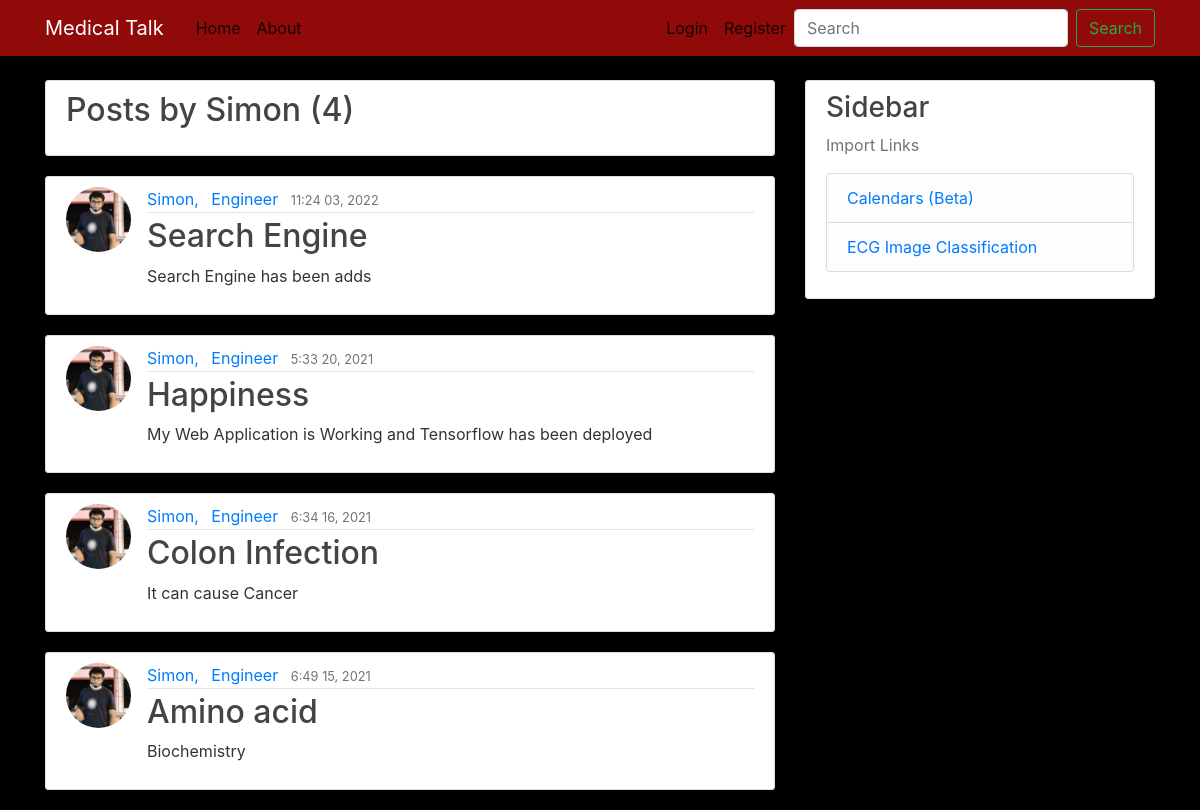
/user/Simon, run on the app's committed database.
### talk/models.py (models this page shows, shortened)
class Post(models.Model):
    title = models.CharField(max_length=100)
    content = models.TextField()
    date_posted = models.DateTimeField(default=timezone.now)
    author = models.ForeignKey(User, on_delete=models.CASCADE)

### users/models.py (models this page shows, shortened)
class Profile(models.Model):
    user = models.OneToOneField(User, on_delete=models.CASCADE)
    image = models.ImageField(default='default.jpg', upload_to='profile_pics')
    speciality = models.CharField(max_length=100)
    bio = models.TextField()

### talk/views.py (the view)
# urls.py: path('user/<str:username>', UserPostListView.as_view(), name='user-posts'),
class UserPostListView(ListView):
    model = Post
    template_name = 'talk/user_posts.html' #<app>/<model>_<viewtype>.html
    context_object_name = 'posts'
    paginate_by = 5
    def get_queryset(self):
        user = get_object_or_404(User, username=self.kwargs.get('username'))
        return Post.objects.filter(author=user).order_by('-date_posted')

### talk/templates/talk/user_posts.html (shortened to what this page needs)
{% extends "talk/base.html" %}
{% block content %}
  <article class="media content-section">
    <div class="media-body">
      <h2 class="mb-3">Posts by {{ view.kwargs.username }} ({{ page_obj.paginator.count }})</h2>
    </div>
  </article>
    {% for post in posts %}
    <article class="media content-section">
      <img class= "rounded-circle article-img" src="{{ post.author.profile.image.url}}">
        <div class="media-body">
          <div class="article-metadata">
            <a class="mr-2" href="{% url 'user-posts' post.author.username %}">{{ post.author }},</a>
            <a class="mr-2" href="#">{{ post.author.profile.speciality }}</a>
            <small class="text-muted">{{ post.date_posted|date:"f d, Y" }}</small>
          </div>
          <h2><a class="article-title" href="{% url 'post-detail' post.id %}">{{ post.title }}</a></h2>
          <p class="article-content">{{ post.content }}</p>
        </div>
      </article>
    {% endfor %}
{% endblock content %}

### talk/static/talk/main.css (style rules this page uses)
body { background: #000000; color: #333333; margin-top: 5rem; }
h1, h2, h3, h4, h5, h6 { color: #444444; }
.content-section { background: #ffffff; padding: 10px 20px; border: 1px solid #dddddd; border-radius: 3px; margin-bottom: 20px; }
.article-title { color: #444444; }
.article-content { white-space: pre-line; }
.article-img { height: 65px; width: 65px; margin-right: 16px; }
.article-metadata { padding-bottom: 1px; margin-bottom: 4px; border-bottom: 1px solid #e3e3e3 }

### data on the page
Post: author.profile.image (picture), author "Simon", author.profile.speciality "Engineer", date_posted "11:24 03, 2022", title "Search Engine", content "Search Engine has been adds"
Post: author.profile.image (picture), author "Simon", author.profile.speciality "Engineer", date_posted "5:33 20, 2021", title "Happiness", content "My Web Application is Working and Tensorflow has been deployed"
Post: author.profile.image (picture), author "Simon", author.profile.speciality "Engineer", date_posted "6:34 16, 2021", title "Colon Infection", content "It can cause Cancer"
Post: author.profile.image (picture), author "Simon", author.profile.speciality "Engineer", date_posted "6:49 15, 2021", title "Amino acid", content "Biochemistry"

### other printed values
{{ view.kwargs.username }} "Simon"
{{ page_obj.paginator.count }} "4"
